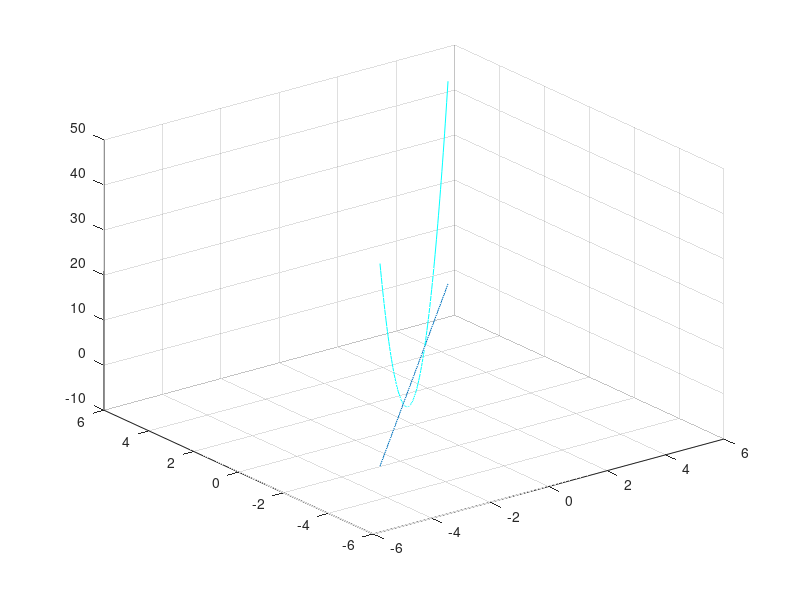

The MATLAB script that drew this image: (Note: this script raises an error after producing the figure.)
%sistema de ecuaciones no lineales
clc; clear all; close all;

f1 = @ (x1, x2) x1 - x2 + 1;
df1_x1 = @(x1,x2) 1.0 + 0.*x1;
df1_x2 = @(x1, x2) -1.0 + 0.*x2;
f2 = @(x1, x2) x1.^2 + x2.^2  -4.0;
df2_x1 = @(x1, x2) 2.0*x1;
df2_x2 = @(x1, x2) 2.0*x2;

x = [-5:0.1:5];
y = [-5:0.1:5];
figure 1
plot3(x,y,f1(x,y))
hold on 
grid on
plot3(x,y,f2(x,y),'-c')
%[xx, yy] = meshgrid (x, y);
%z =f1(x,y);
%contourf(xx,yy,z);
%colormap hsv;
%xlabel ("x");
%ylabel ("y");
%zlabel ("f1(x,y)");
%grid on

x0(1) = 0.5;
x0(2) = 1;
N = 100;
tol = 10E-4;

[raiz,iter,clave] = newton_sistemas(f1,df1_x1,df1_x2,f2,df2_x1,df2_x2,x0,N,tol)

if(clave == 1)
printf("El numero maximo de iteraciones fue alcanzado")

else
printf("La raices buscadas son %f y % f y fueron encontradas en %d iteraciones\n", raiz(1), raiz(2), iter) 

endif
